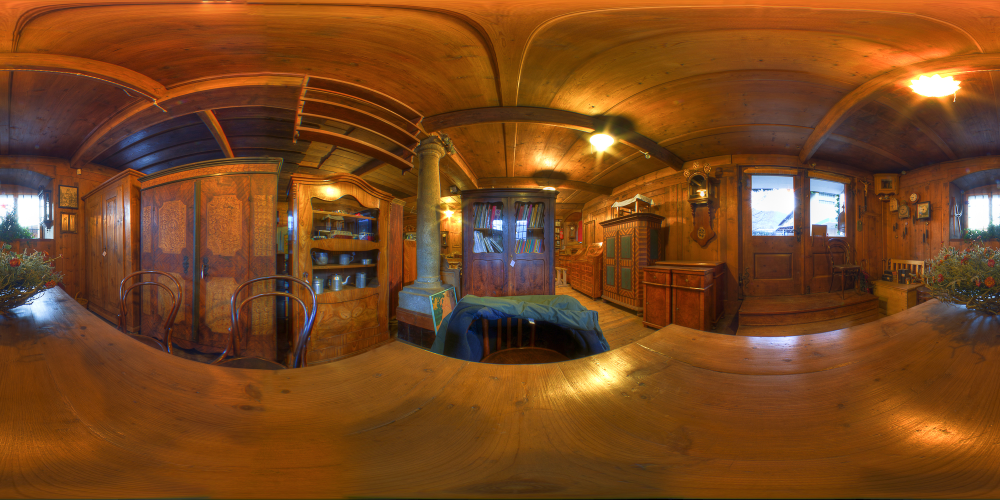
//> input picture images/pano.jpg, 2000 x 1000 px (shown at 1/2 size)
$ ./equi2rect   (built with g++ and OpenCV 4)
//> lines starting //> are read from the running program, lines starting //| are printed output that depends on the picture
#include <iostream>
#include "opencv2/core/core.hpp"
#include "opencv2/highgui/highgui.hpp"
#include "opencv2/imgproc/imgproc.hpp"
#include <stdio.h>
#include <time.h>

#define pi 3.14159265
#define ENABLE_LOG 1
#define LOG(msg) std::cout << msg << std::endl

class Equi2Rect
{
public:
    Equi2Rect()
    {
        // viewport size
        w = 960;
        h = 1080;

        //specify viewing direction
        yaw = radians(20.0);   //pan
        pitch = radians(10.0); //tilt
        roll = radians(0.0);

        //create rotation matrix
        Rot = eul2rotm(pitch, yaw, roll);

        //specify focal length of the final pinhole image
        f = 672;

        // create camera matrix K
        K = (cv::Mat_<double>(3, 3) << f, 0, w / 2,
             0, f, h / 2,
             0, 0, 1);

        //initialize result image
        img_interp = cv::Mat(h, w, CV_8UC3, cv::Scalar(0, 0, 0));
    }

    cv::Mat img_src;
    //result image
    cv::Mat img_interp;

    cv::Mat eul2rotm(double rotx, double roty, double rotz);
    void bilinear_interpolation();
    std::pair<double, double> reprojection(int x_img, int y_img);

private:
    double yaw, pitch, roll;
    cv::Mat Rot;
    double f;
    cv::Mat K, K_inv;
    int w, h; //size of the output viewport

    double radians(double degrees)
    {
        return degrees * pi / 180;
    }
};

cv::Mat Equi2Rect::eul2rotm(double rotx, double roty, double rotz)
{
//> further down, equi2rect.img_src is the input picture: 1000 rows x 2000 cols, CV_8UC3; mean B, G, R 31.3, 70.3, 119.6

    cv::Mat R_x = (cv::Mat_<double>(3, 3) << 1, 0, 0,
                   0, cos(rotx), -sin(rotx),
                   0, sin(rotx), cos(rotx));

    cv::Mat R_y = (cv::Mat_<double>(3, 3) << cos(roty), 0, sin(roty),
                   0, 1, 0,
                   -sin(roty), 0, cos(roty));

    cv::Mat R_z = (cv::Mat_<double>(3, 3) << cos(rotz), -sin(rotz), 0,
                   sin(rotz), cos(rotz), 0,
                   0, 0, 1);

    cv::Mat R = R_z * R_y * R_x;

    return R;
}

std::pair<double, double> Equi2Rect::reprojection(int x_img, int y_img)
{

    cv::Mat xyz, xyz_norm;
    cv::Mat ray3d, RK;
    double xp, yp, zp, theta, phi;
    double x_sphere, y_sphere;

    xyz = (cv::Mat_<double>(3, 1) << (double)x_img, (double)y_img, 1);
    xyz_norm = xyz / norm(xyz);
    RK = Rot * K.inv();
    ray3d = RK * xyz_norm;

    //get 3d spherical coordinates
    xp = ray3d.at<double>(0);
    yp = ray3d.at<double>(1);
    zp = ray3d.at<double>(2);
    //inverse formula for spherical projection, reference Szeliski book "Computer Vision: Algorithms and Applications" p439.
    theta = atan2(yp, sqrt(xp * xp + zp * zp));
    phi = atan2(xp, zp);

    //get 2D point on equirectangular map
    x_sphere = (((phi * img_src.cols) / pi + img_src.cols) / 2);
    y_sphere = (theta + pi / 2) * img_src.rows / pi;

    return std::make_pair(x_sphere, y_sphere);
}

void Equi2Rect::bilinear_interpolation()
{

    std::pair<double, double> current_pos;
    double current_x, current_y;
    // variables for bilinear interpolation
    int top_left_x, top_left_y;
    double dx, dy, wtl, wtr, wbl, wbr;
    int b, g, r;
    cv::Vec3b value, bgr;

    //loop over every pixel in output rectlinear image
    for (int v = 0; v < h; ++v)
    {
        for (int u = 0; u < w; ++u)
        {

            //determine corresponding position in the equirectangular panorama
            current_pos = reprojection(u, v);
            //extract the x and y value of the position in the equirect. panorama
            current_x = current_pos.first;
            current_y = current_pos.second;

            // determine the nearest top left pixel for bilinear interpolation
            top_left_x = (int)current_x; //convert the subpixel value to a proper pixel value (top left pixel due to int() operator)
            top_left_y = (int)current_y;

            // if the current position exceeeds the panorama image limit -- leave pixel black and skip to next iteration
            if (current_x < 0 || top_left_x > img_src.cols - 1 || current_y < 0 || top_left_y > img_src.rows - 1)
            {
                continue;
            }

            // initialize weights for bilinear interpolation
            dx = current_x - top_left_x;
            dy = current_y - top_left_y;
            wtl = (1.0 - dx) * (1.0 - dy);
            wtr = dx * (1.0 - dy);
            wbl = (1.0 - dx) * dy;
            wbr = dx * dy;

            // determine subpixel value with bilinear interpolation
            bgr = wtl * img_src.at<cv::Vec3b>(top_left_y, top_left_x) + wtr * img_src.at<cv::Vec3b>(top_left_y, top_left_x + 1) +
                  wbl * img_src.at<cv::Vec3b>(top_left_y + 1, top_left_x) + wbr * img_src.at<cv::Vec3b>(top_left_y + 1, top_left_x + 1);

            // paint the pixel in the output image with the calculated value
            img_interp.at<cv::Vec3b>(cv::Point(u, v)) = bgr;
        }
    }
//> this loop made 1080 passes
//> (current_x, current_y, top_left_x, top_left_y, dx) on passes 1 to 3: (1334.1, 271.6, 1334, 271, 0.112), (1334.1, 271.9, 1334, 271, 0.0645), (1334, 272.1, 1334, 272, 0.0165)
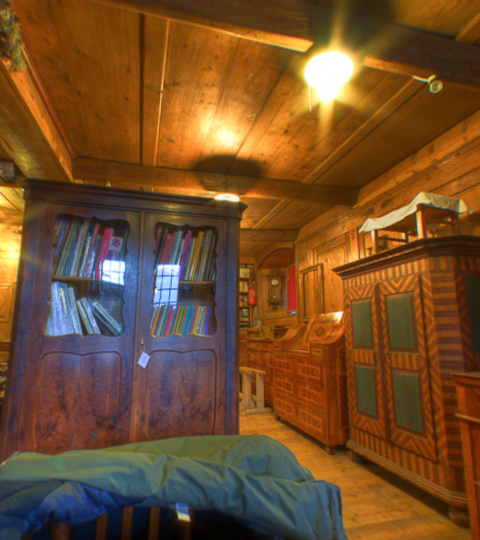
//> img_interp: 1080 rows x 960 cols, CV_8UC3 (shown at 1/2 size); mean B, G, R 41.9, 77.1, 115
//> after the loop, current_pos = (1291, 638); current_x = 1291; current_y = 638; top_left_x = 1290; top_left_y = 638; dx = 0.996
    return;
}

int main(int argc, const char **argv)
{

    clock_t tStart = clock();

    Equi2Rect equi2rect;

    equi2rect.img_src = cv::imread("../images/pano.jpg", cv::IMREAD_COLOR);
    if (equi2rect.img_src.empty())
    {
        std::cout << "Error: Could not load image!" << std::endl;
        //system("pause")
        return -1;
    }

    equi2rect.bilinear_interpolation();

    printf("Time taken: %.2fs\n", (double)(clock() - tStart) / CLOCKS_PER_SEC);

    cv::imwrite("../images/pano_rect.jpg", equi2rect.img_interp);

#if ENABLE_LOG
    cv::namedWindow("image", cv::WINDOW_AUTOSIZE);
    cv::imshow("image", equi2rect.img_src);
    cv::waitKey(0);
    cv::destroyWindow("image");
#endif

#if ENABLE_LOG
    cv::namedWindow("projected image", cv::WINDOW_AUTOSIZE);
    cv::imshow("projected image", equi2rect.img_interp);
    cv::waitKey(0);
    cv::destroyWindow("projected image");
#endif

    return 0;
}
